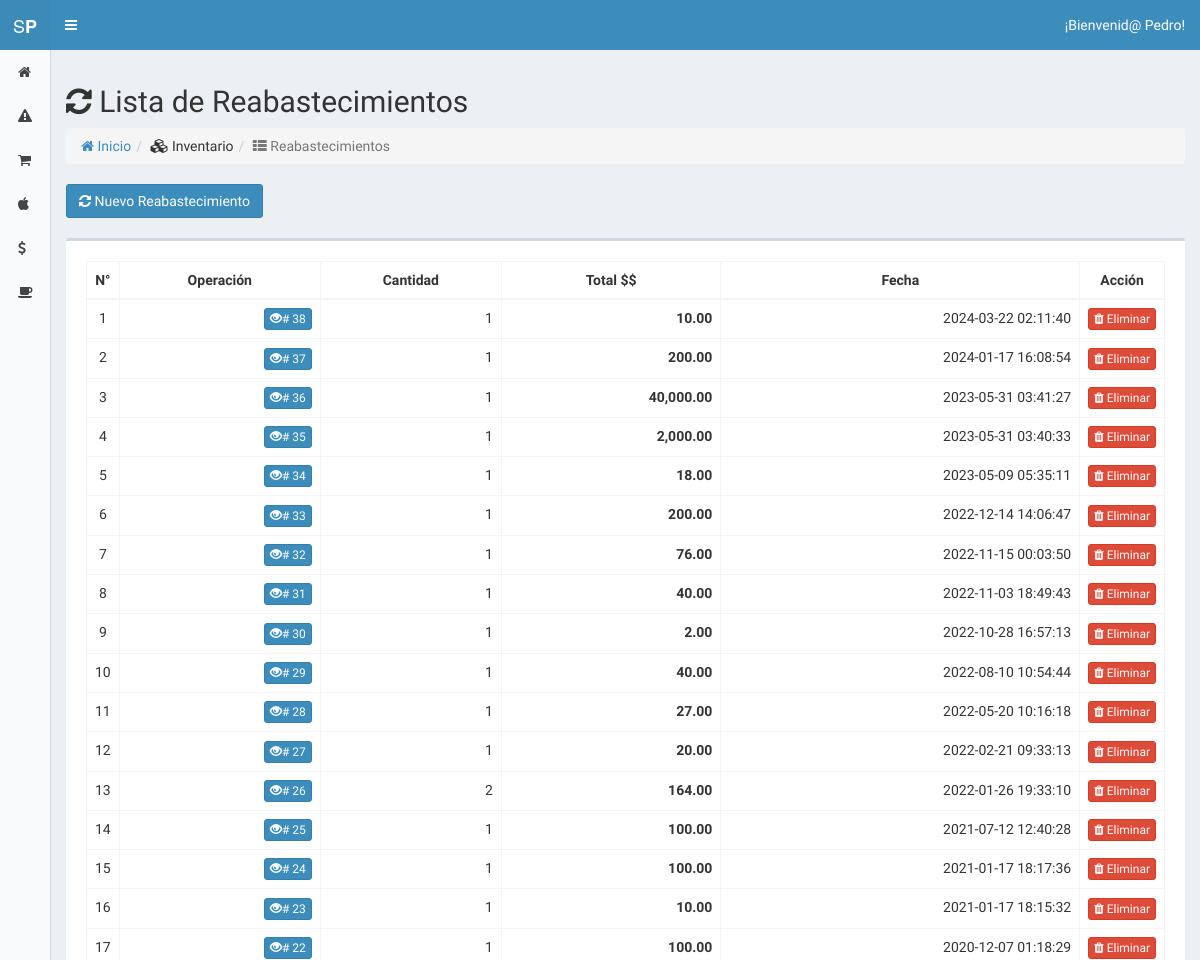
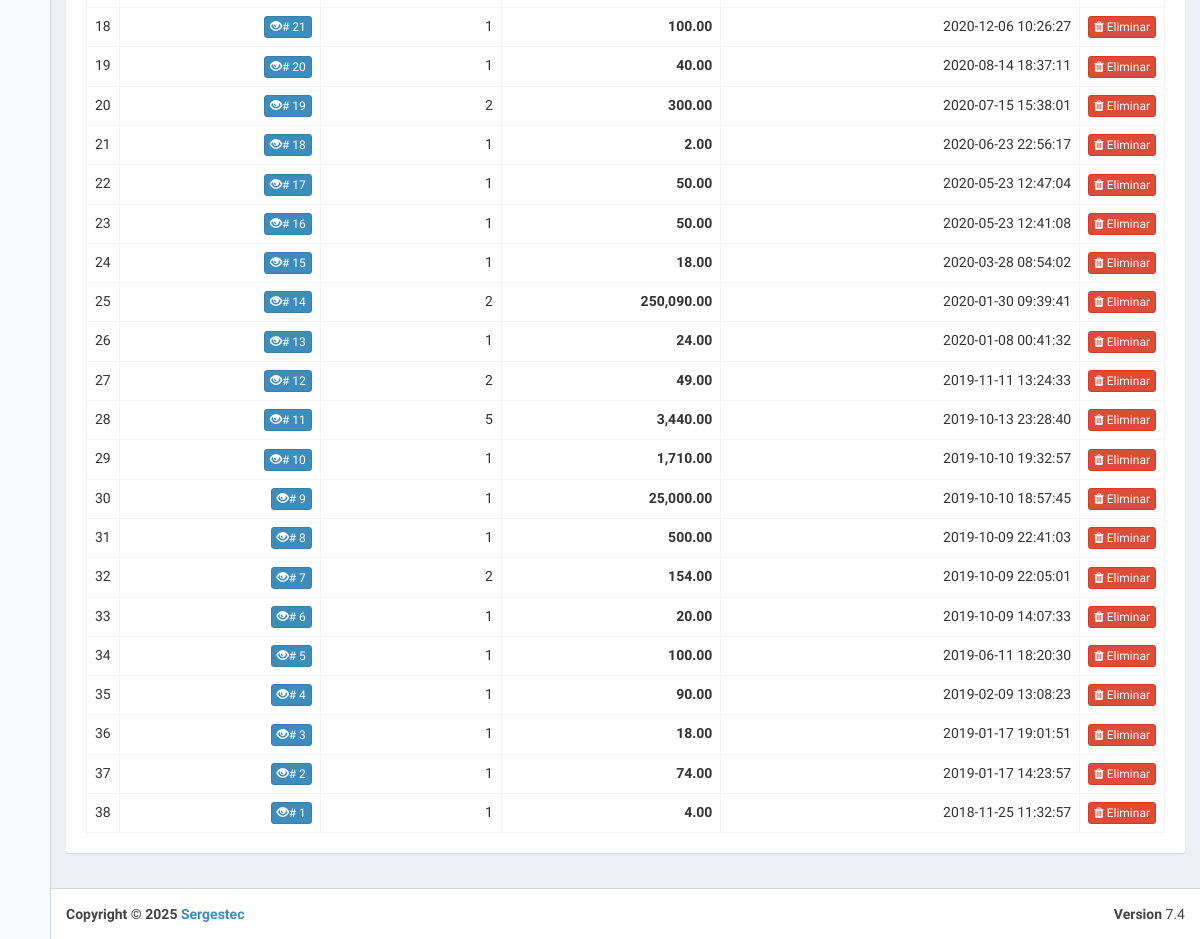
The page /index.php?view=res (signed in) on the database as committed earlier (2 pictures, top to bottom).
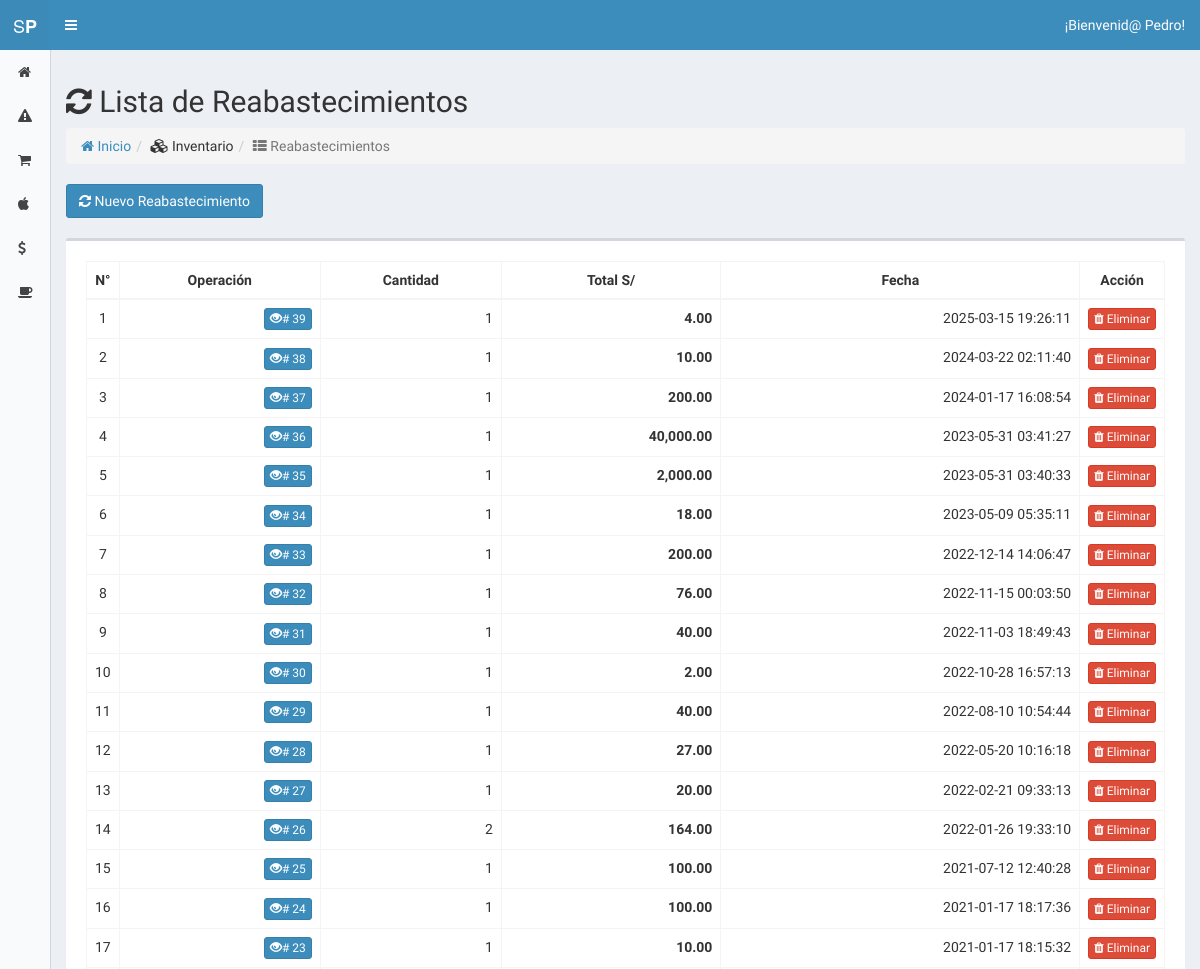
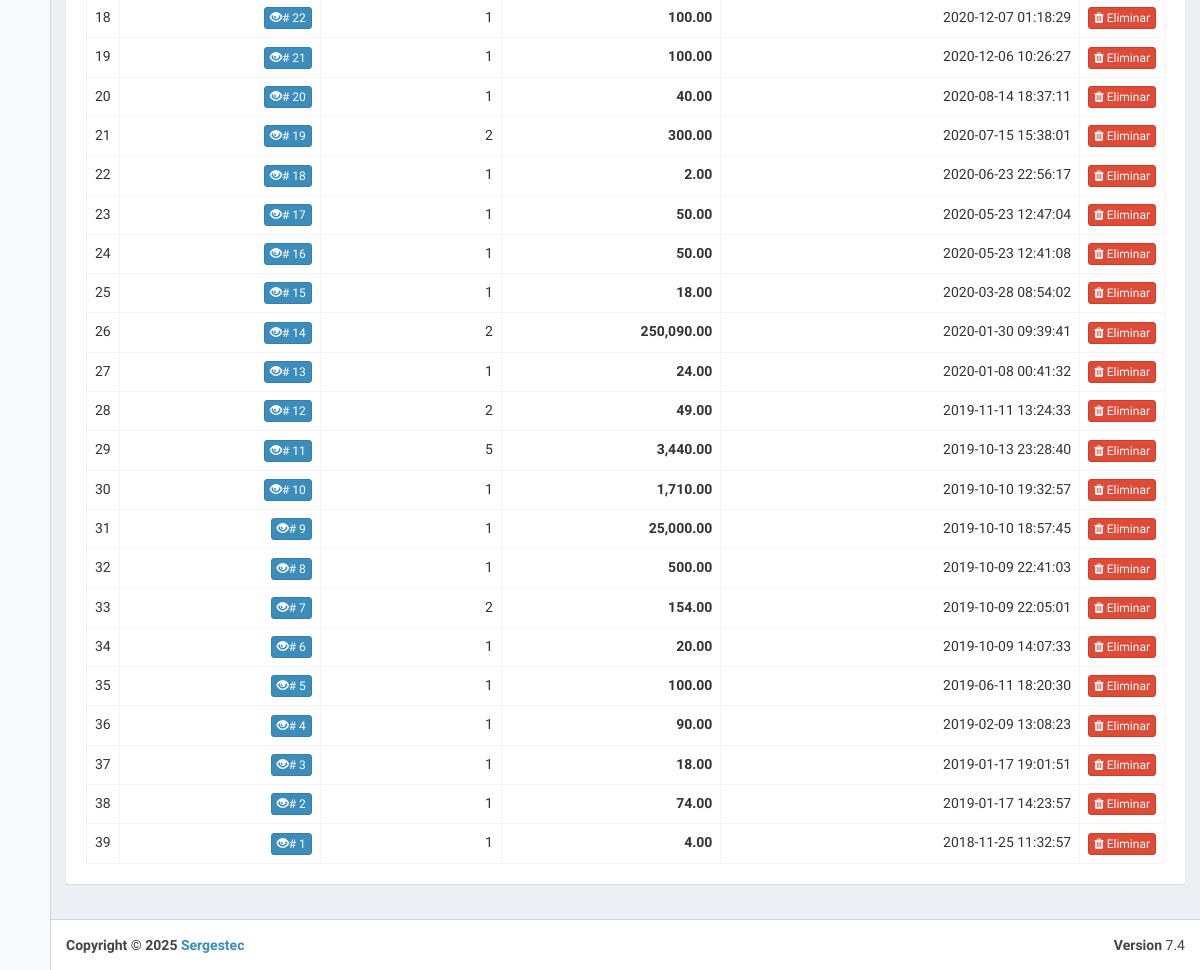
The same page on the database as committed later (2 pictures, top to bottom).
### tables this page shows
CREATE TABLE `configuration` (
  `id` int(11) NOT NULL,
  `short` varchar(255) NOT NULL,
  `name` varchar(255) NOT NULL,
  `kind` int(11) NOT NULL,
  `val` varchar(255) NOT NULL
);

CREATE TABLE `sell` (
  `id` int(11) NOT NULL,
  `ref_id` int(11) NOT NULL,
  `person_id` int(11) DEFAULT NULL,
  `operation_type_id` int(11) DEFAULT '2',
  `box_id` int(11) DEFAULT NULL,
  `total` double DEFAULT NULL,
  `cash` double DEFAULT NULL,
  `discount` double DEFAULT NULL,
  `user_id` int(11) NOT NULL,
  `created_at` datetime DEFAULT NULL
);

### core/controller/Lb.php (called while the page is built, shortened)
<?php
class Lb {
	public function start(){
		include "core/app/init.php";
	}
}
?>

### index.php (called while the page is built, shortened)
<?php
	$lb = new Lb();
	$lb->start();
?>

### core/controller/Model.php (called while the page is built, shortened)
<?php
class Model {
	public static function exists($modelname){
		$fullpath = self::getFullpath($modelname);
		$found=false;
		if(file_exists($fullpath)){
			$found = true;
		}
		return $found;
	}
	public static function getFullpath($modelname){
		return Core::$root."core/app/model/".$modelname.".php";
	}
	public static function many($query,$aclass){
		$cnt = 0;
		$array = array();
		while($r = $query->fetch_array()){
			$array[$cnt] = new $aclass;
			$cnt2=1;
			foreach ($r as $key => $v) {
				if($cnt2>0 && $cnt2%2==0){
					$array[$cnt]->$key = $v;
				}
				$cnt2++;
			}
			$cnt++;
		}
		return $array;
	}
	public static function one($query,$aclass){
		$found = null;
		$data = new $aclass;
		while($r = $query->fetch_array()){
			$cnt=1;
			foreach ($r as $key => $v) {
				if($cnt>0 && $cnt%2==0){
					$data->$key = $v;
				}
				$cnt++;
			}
			$found = $data;
			break;
		}
		return $found;
	}
}
?>

### core/controller/Executor.php (called while the page is built, shortened)
<?php
class Executor {
	public static function doit($sql){
		$con = Database::getCon();
		return array($con->query($sql),$con->insert_id);
	}
}
?>

### core/app/model/SellData.php (called while the page is built, shortened)
<?php
	class SellData {
		public static $tablename = "sell";
		public static function getRes(){
			$sql = "select * from ".self::$tablename." where operation_type_id=1 order by id desc";
			$query = Executor::doit($sql);
			return Model::many($query[0],new SellData());
		}
	}
?>

### core/app/model/ConfigurationData.php (called while the page is built, shortened)
<?php
	class ConfigurationData {
		public static $tablename = "configuration";
		public static function getByPreffix($id){
			$sql = "select * from ".self::$tablename." where short=\"$id\"";
			$query = Executor::doit($sql);
			return Model::one($query[0],new ConfigurationData());
		}
	}
?>

### core/app/model/OperationData.php (called while the page is built, shortened)
<?php
	class OperationData {
		public static $tablename = "operation";
		public function __construct(){
			$this->product_id = "";
		}
		public function getProduct(){ return ProductData::getById($this->product_id);}
		public static function getAllProductsBySellId($sell_id){
			$sql = "select * from ".self::$tablename." where sell_id=$sell_id order by created_at desc";
			$query = Executor::doit($sql);
			return Model::many($query[0],new OperationData());
		}
	}
?>

### core/app/model/ProductData.php (called while the page is built, shortened)
<?php
	class ProductData {
		public static $tablename = "product";
		public static function getById($id){
			$sql = "select * from ".self::$tablename." where id=$id";
			$query = Executor::doit($sql);
			return Model::one($query[0],new ProductData());
		}
	}
?>

### core/app/view/res-view.php (the view)
<section class="content">
	<div class="row">
		<div class="col-md-12">
			<h2><i class='fa fa-refresh'></i> Lista de Reabastecimientos</h2>
			<ol class="breadcrumb">
			   <li><a href="index.php?view=home"><i class="fa fa-home"></i> Inicio</a></li><li><i class="fa fa-cubes"></i> Inventario</li><li class="active"><i class="fa fa-th-list"></i> Reabastecimientos</li>
			</ol>
			<a href="index.php?view=re" class="btn btn-primary"><i class="fa fa-refresh"></i> Nuevo Reabastecimiento</a>
			<div class="clearfix"></div><br>
			<?php $currency = ConfigurationData::getByPreffix("currency")->val;
			$products = SellData::getRes();
			if(count($products)>0){ ?>
			<div class="box">
	  			<div class="box-body no-padding">
	  				<div class="box-body">
		  				<div class="box-body table-responsive">
							<table class="table table-bordered datatable table-hover">
								<thead>
									<th style="text-align: center; width: 30px;">N°</th>
									<th style="text-align: center;">Operación</th>
									<th style="text-align: center;">Cantidad</th>
									<th style="text-align: center;">Total&nbsp;<?php echo $currency; ?></th>
									<th style="text-align: center;">Fecha</th>
									<th style="text-align: center;">Acción</th>
								</thead>
								<?php for($number=0; $number<1; $number++);
								foreach($products as $sell):?>
								<tr>
									<td style="text-align: center;"><?php echo $number; ?></td> <?php $number++; ?>
									<td style="text-align: right;"><a href="index.php?view=re_one&id=<?php echo $sell->id; ?>" class="btn btn-xs btn-primary"><i class="glyphicon glyphicon-eye-open"></i><?php echo "# ".$sell->ref_id; ?></a></td>
									<td style="text-align: right;"><?php $operations = OperationData::getAllProductsBySellId($sell->id); echo count($operations); ?></td>
									<td style="text-align: right;"><?php $total=0;
									foreach($operations as $operation){
									$product  = $operation->getProduct();
									$total += $operation->q*$product->price_in; } echo "<b>".number_format($total,2,".",",")."</b>"; ?></td>
									<td style="text-align: right;"><?php echo $sell->created_at; ?></td>
									<td style="text-align: center; width: 80px;">
										<a href="index.php?action=re_del&id=<?php echo $sell->id; ?>" onclick="return confirm('¿Está seguro de eliminar?')" class="btn btn-xs btn-danger"><i class="fa fa-trash"></i> Eliminar</a></td>
								</tr>
								<?php endforeach; ?>
							</table>
						</div>
					</div>
				</div>
			<?php }else{ ?>
			<div class="jumbotron"><h2>No hay datos</h2><p>No se ha realizado ninguna operacion.</p></div>
			<?php } ?>
		</div>
	</div>
</section>

Rows that differ between the two databases and show on the page:
changed configuration: val "$$" → "S/"
added sell: ref "39", count($operations) "1", total "4.00", created_at "2025-03-15 19:26:11"
